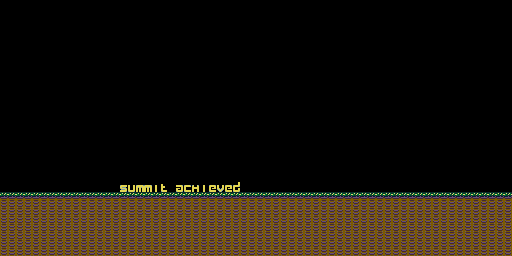

A 2D game scene composited from a Tiled map and its tileset images. What follows is a short description and the map's XML, with every tile layer's data as written:
An orthogonal 64x32 tile map with 8x8 px tiles, 1 tile layer (Tile Layer 1).

<map version="1.10" tiledversion="1.11.2" orientation="orthogonal" renderorder="right-down" width="64" height="32" tilewidth="8" tileheight="8" infinite="0" nextlayerid="2" nextobjectid="1">
 <editorsettings>
  <export target="winwin.c" format="gba" />
 </editorsettings>
 <tileset firstgid="1" source="foreground.tsx" />
 <layer id="1" name="Tile Layer 1" width="64" height="32">
  <data encoding="csv">
0,0,0,0,0,0,0,0,0,0,0,0,0,0,0,0,0,0,0,0,0,0,0,0,0,0,0,0,0,0,0,0,0,0,0,0,0,0,0,0,0,0,0,0,0,0,0,0,0,0,0,0,0,0,0,0,0,0,0,0,0,0,0,0,
0,0,0,0,0,0,0,0,0,0,0,0,0,0,0,0,0,0,0,0,0,0,0,0,0,0,0,0,0,0,0,0,0,0,0,0,0,0,0,0,0,0,0,0,0,0,0,0,0,0,0,0,0,0,0,0,0,0,0,0,0,0,0,0,
0,0,0,0,0,0,0,0,0,0,0,0,0,0,0,0,0,0,0,0,0,0,0,0,0,0,0,0,0,0,0,0,0,0,0,0,0,0,0,0,0,0,0,0,0,0,0,0,0,0,0,0,0,0,0,0,0,0,0,0,0,0,0,0,
0,0,0,0,0,0,0,0,0,0,0,0,0,0,0,0,0,0,0,0,0,0,0,0,0,0,0,0,0,0,0,0,0,0,0,0,0,0,0,0,0,0,0,0,0,0,0,0,0,0,0,0,0,0,0,0,0,0,0,0,0,0,0,0,
0,0,0,0,0,0,0,0,0,0,0,0,0,0,0,0,0,0,0,0,0,0,0,0,0,0,0,0,0,0,0,0,0,0,0,0,0,0,0,0,0,0,0,0,0,0,0,0,0,0,0,0,0,0,0,0,0,0,0,0,0,0,0,0,
0,0,0,0,0,0,0,0,0,0,0,0,0,0,0,0,0,0,0,0,0,0,0,0,0,0,0,0,0,0,0,0,0,0,0,0,0,0,0,0,0,0,0,0,0,0,0,0,0,0,0,0,0,0,0,0,0,0,0,0,0,0,0,0,
0,0,0,0,0,0,0,0,0,0,0,0,0,0,0,0,0,0,0,0,0,0,0,0,0,0,0,0,0,0,0,0,0,0,0,0,0,0,0,0,0,0,0,0,0,0,0,0,0,0,0,0,0,0,0,0,0,0,0,0,0,0,0,0,
0,0,0,0,0,0,0,0,0,0,0,0,0,0,0,0,0,0,0,0,0,0,0,0,0,0,0,0,0,0,0,0,0,0,0,0,0,0,0,0,0,0,0,0,0,0,0,0,0,0,0,0,0,0,0,0,0,0,0,0,0,0,0,0,
0,0,0,0,0,0,0,0,0,0,0,0,0,0,0,0,0,0,0,0,0,0,0,0,0,0,0,0,0,0,0,0,0,0,0,0,0,0,0,0,0,0,0,0,0,0,0,0,0,0,0,0,0,0,0,0,0,0,0,0,0,0,0,0,
0,0,0,0,0,0,0,0,0,0,0,0,0,0,0,0,0,0,0,0,0,0,0,0,0,0,0,0,0,0,0,0,0,0,0,0,0,0,0,0,0,0,0,0,0,0,0,0,0,0,0,0,0,0,0,0,0,0,0,0,0,0,0,0,
0,0,0,0,0,0,0,0,0,0,0,0,0,0,0,0,0,0,0,0,0,0,0,0,0,0,0,0,0,0,0,0,0,0,0,0,0,0,0,0,0,0,0,0,0,0,0,0,0,0,0,0,0,0,0,0,0,0,0,0,0,0,0,0,
0,0,0,0,0,0,0,0,0,0,0,0,0,0,0,0,0,0,0,0,0,0,0,0,0,0,0,0,0,0,0,0,0,0,0,0,0,0,0,0,0,0,0,0,0,0,0,0,0,0,0,0,0,0,0,0,0,0,0,0,0,0,0,0,
0,0,0,0,0,0,0,0,0,0,0,0,0,0,0,0,0,0,0,0,0,0,0,0,0,0,0,0,0,0,0,0,0,0,0,0,0,0,0,0,0,0,0,0,0,0,0,0,0,0,0,0,0,0,0,0,0,0,0,0,0,0,0,0,
0,0,0,0,0,0,0,0,0,0,0,0,0,0,0,0,0,0,0,0,0,0,0,0,0,0,0,0,0,0,0,0,0,0,0,0,0,0,0,0,0,0,0,0,0,0,0,0,0,0,0,0,0,0,0,0,0,0,0,0,0,0,0,0,
0,0,0,0,0,0,0,0,0,0,0,0,0,0,0,0,0,0,0,0,0,0,0,0,0,0,0,0,0,0,0,0,0,0,0,0,0,0,0,0,0,0,0,0,0,0,0,0,0,0,0,0,0,0,0,0,0,0,0,0,0,0,0,0,
0,0,0,0,0,0,0,0,0,0,0,0,0,0,0,0,0,0,0,0,0,0,0,0,0,0,0,0,0,0,0,0,0,0,0,0,0,0,0,0,0,0,0,0,0,0,0,0,0,0,0,0,0,0,0,0,0,0,0,0,0,0,0,0,
0,0,0,0,0,0,0,0,0,0,0,0,0,0,0,0,0,0,0,0,0,0,0,0,0,0,0,0,0,0,0,0,0,0,0,0,0,0,0,0,0,0,0,0,0,0,0,0,0,0,0,0,0,0,0,0,0,0,0,0,0,0,0,0,
0,0,0,0,0,0,0,0,0,0,0,0,0,0,0,0,0,0,0,0,0,0,0,0,0,0,0,0,0,0,0,0,0,0,0,0,0,0,0,0,0,0,0,0,0,0,0,0,0,0,0,0,0,0,0,0,0,0,0,0,0,0,0,0,
0,0,0,0,0,0,0,0,0,0,0,0,0,0,0,0,0,0,0,0,0,0,0,0,0,0,0,0,0,0,0,0,0,0,0,0,0,0,0,0,0,0,0,0,0,0,0,0,0,0,0,0,0,0,0,0,0,0,0,0,0,0,0,0,
0,0,0,0,0,0,0,0,0,0,0,0,0,0,0,0,0,0,0,0,0,0,0,0,0,0,0,0,0,0,0,0,0,0,0,0,0,0,0,0,0,0,0,0,0,0,0,0,0,0,0,0,0,0,0,0,0,0,0,0,0,0,0,0,
0,0,0,0,0,0,0,0,0,0,0,0,0,0,0,0,0,0,0,0,0,0,0,0,0,0,0,0,0,0,0,0,0,0,0,0,0,0,0,0,0,0,0,0,0,0,0,0,0,0,0,0,0,0,0,0,0,0,0,0,0,0,0,0,
0,0,0,0,0,0,0,0,0,0,0,0,0,0,0,0,0,0,0,0,0,0,0,0,0,0,0,0,0,0,0,0,0,0,0,0,0,0,0,0,0,0,0,0,0,0,0,0,0,0,0,0,0,0,0,0,0,0,0,0,0,0,0,0,
0,0,0,0,0,0,0,0,0,0,0,0,0,0,0,0,0,0,0,0,0,0,0,0,0,0,0,0,0,48,0,0,0,0,0,0,0,0,0,0,0,0,0,0,0,0,0,0,0,0,0,0,0,0,0,0,0,0,0,0,0,0,0,0,
0,0,0,0,0,0,0,0,0,0,0,0,0,0,0,43,44,45,45,46,47,0,68,69,70,46,71,72,71,73,0,0,0,0,0,0,0,0,0,0,0,0,0,0,0,0,0,0,0,0,0,0,0,0,0,0,0,0,0,0,0,0,0,0,
103,103,103,103,103,103,103,103,103,103,103,103,103,103,103,103,103,103,103,103,103,103,103,103,103,103,103,103,103,103,103,103,103,103,103,103,103,103,103,103,103,103,103,103,103,103,103,103,103,103,103,103,103,103,103,103,103,103,103,103,103,103,103,103,
31,31,31,31,31,31,31,31,31,31,31,31,31,31,31,31,31,31,31,31,31,31,31,31,31,31,31,31,31,31,31,31,31,31,31,31,31,31,31,31,31,31,31,31,31,31,31,31,31,31,31,31,31,31,31,31,31,31,31,31,31,31,31,31,
31,31,31,31,31,31,31,31,31,31,31,31,31,31,31,31,31,31,31,31,31,31,31,31,31,31,31,31,31,31,31,31,31,31,31,31,31,31,31,31,31,31,31,31,31,31,31,31,31,31,31,31,31,31,31,31,31,31,31,31,31,31,31,31,
31,31,31,31,31,31,31,31,31,31,31,31,31,31,31,31,31,31,31,31,31,31,31,31,31,31,31,31,31,31,31,31,31,31,31,31,31,31,31,31,31,31,31,31,31,31,31,31,31,31,31,31,31,31,31,31,31,31,31,31,31,31,31,31,
31,31,31,31,31,31,31,31,31,31,31,31,31,31,31,31,31,31,31,31,31,31,31,31,31,31,31,31,31,31,31,31,31,31,31,31,31,31,31,31,31,31,31,31,31,31,31,31,31,31,31,31,31,31,31,31,31,31,31,31,31,31,31,31,
31,31,31,31,31,31,31,31,31,31,31,31,31,31,31,31,31,31,31,31,31,31,31,31,31,31,31,31,31,31,31,31,31,31,31,31,31,31,31,31,31,31,31,31,31,31,31,31,31,31,31,31,31,31,31,31,31,31,31,31,31,31,31,31,
31,31,31,31,31,31,31,31,31,31,31,31,31,31,31,31,31,31,31,31,31,31,31,31,31,31,31,31,31,31,31,31,31,31,31,31,31,31,31,31,31,31,31,31,31,31,31,31,31,31,31,31,31,31,31,31,31,31,31,31,31,31,31,31,
31,31,31,31,31,31,31,31,31,31,31,31,31,31,31,31,31,31,31,31,31,31,31,31,31,31,31,31,31,31,31,31,31,31,31,31,31,31,31,31,31,31,31,31,31,31,31,31,31,31,31,31,31,31,31,31,31,31,31,31,31,31,31,31
</data>
 </layer>
</map>
